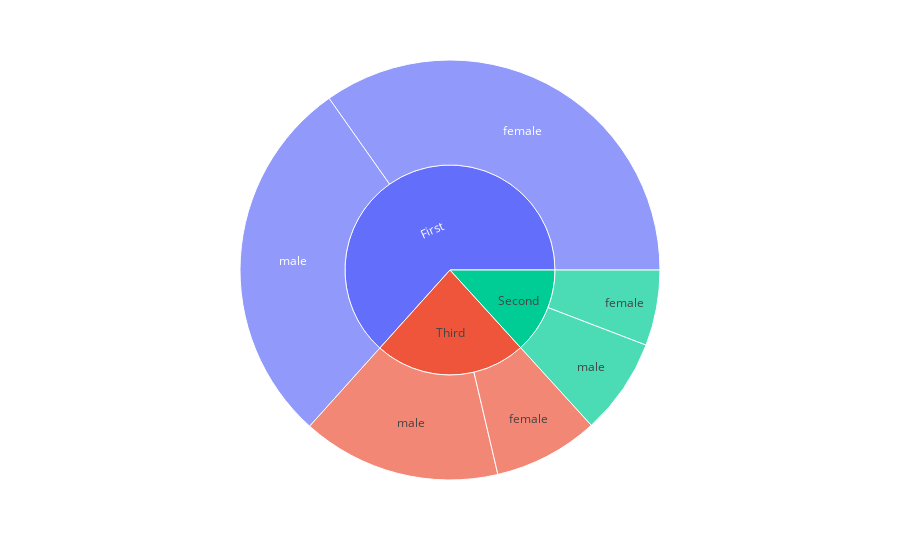

Notebook source saved alongside this figure:
### Code cell
px.sunburst(titanic, path=["class","sex"], values="fare")

### Figure 1 — Plotly figure (JSON) as saved in the notebook; plotly's stock layout.template omitted (floating-point values rounded to 4 significant figures)
{"data": [{"branchvalues": "total", "domain": {"x": [0, 1], "y": [0, 1]}, "hovertemplate": "labels=%{label}<br>fare=%{value}<br>parent=%{parent}<br>id=%{id}<extra></extra>", "ids": ["Third/male", "First/female", "Third/female", "First/male", "Second/female", "Second/male", "Third", "First", "Second"], "labels": ["male", "female", "female", "male", "female", "male", "Third", "First", "Second"], "name": "", "parents": ["Third", "First", "Third", "First", "Second", "Second", "", "", ""], "type": "sunburst", "values": [4394.0, 9976.0, 2321.0, 8202.0, 1670.0, 2132.0, 6715.0, 18180.0, 3802.0]}], "layout": {"legend": {"tracegroupgap": 0}, "margin": {"t": 60}}}
